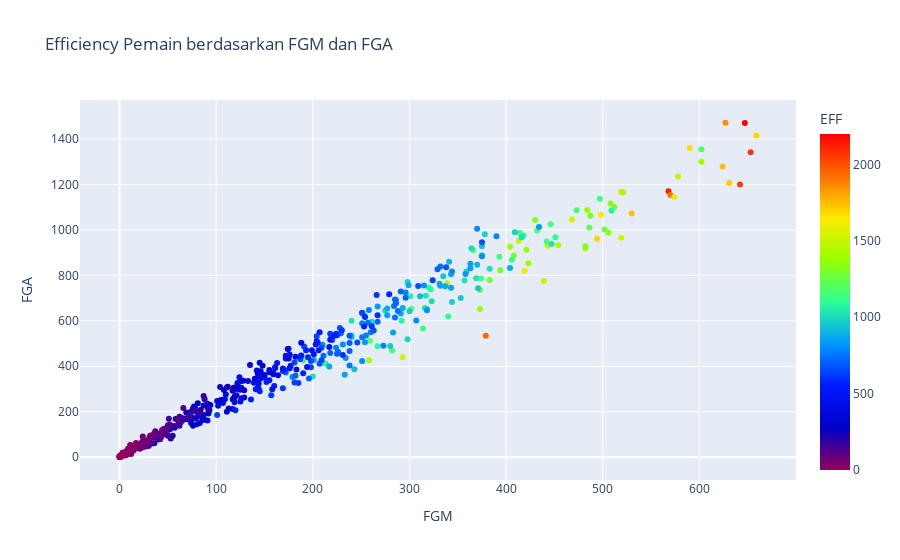

Write notebook code for a chart like this one.
### Code cell
temp = df.groupby(['FGM','FGA']).mean().reset_index().sort_values(by='EFF',ascending=False)
px.scatter(data_frame = temp, x = 'FGM', y = 'FGA', color = 'EFF', title = 'Efficiency Pemain berdasarkan FGM dan FGA', color_continuous_scale=px.colors.sequential.Rainbow)

### Figure 1 — Plotly figure (JSON) as saved in the notebook; plotly's stock layout.template omitted (floating-point values rounded to 4 significant figures; data arrays with more than 128 entries replaced by an {"elided": "..."} marker saying what was removed)
{"data": [{"hovertemplate": "FGM=%{x}<br>FGA=%{y}<br>EFF=%{marker.color}<extra></extra>", "legendgroup": "", "marker": {"color": {"elided": "482 float values"}, "coloraxis": "coloraxis", "symbol": "circle"}, "mode": "markers", "name": "", "orientation": "v", "showlegend": false, "type": "scatter", "x": {"elided": "482 int values"}, "xaxis": "x", "y": {"elided": "482 int values"}, "yaxis": "y"}], "layout": {"coloraxis": {"colorbar": {"title": {"text": "EFF"}}, "colorscale": [[0, "rgb(150,0,90)"], [0.125, "rgb(0,0,200)"], [0.25, "rgb(0,25,255)"], [0.375, "rgb(0,152,255)"], [0.5, "rgb(44,255,150)"], [0.625, "rgb(151,255,0)"], [0.75, "rgb(255,234,0)"], [0.875, "rgb(255,111,0)"], [1, "rgb(255,0,0)"]]}, "legend": {"tracegroupgap": 0}, "title": {"text": "Efficiency Pemain berdasarkan FGM dan FGA"}, "xaxis": {"anchor": "y", "domain": [0, 1], "title": {"text": "FGM"}}, "yaxis": {"anchor": "x", "domain": [0, 1], "title": {"text": "FGA"}}}}
